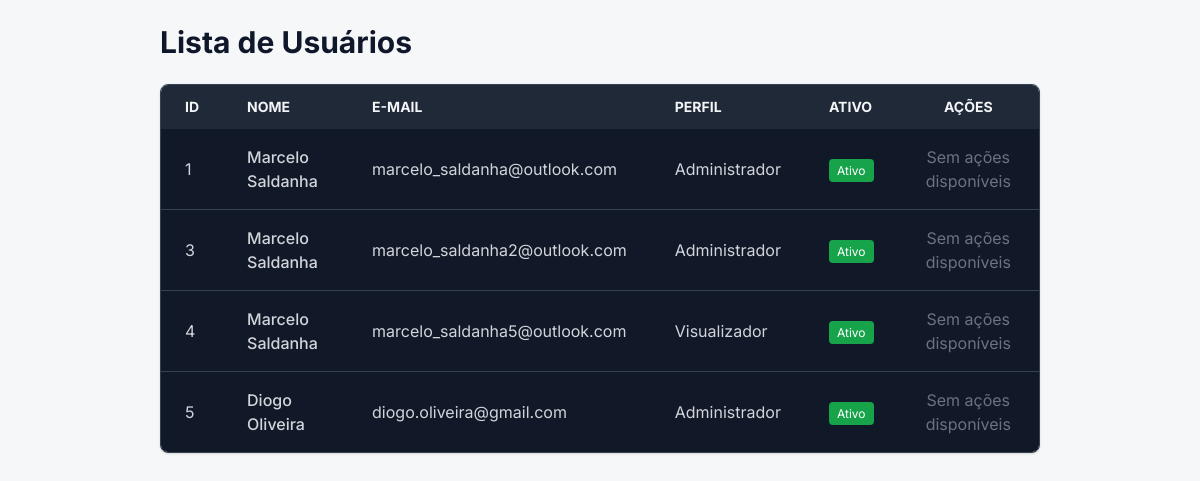
/users/list/, run on the app's committed database.
### users/models.py (models this page shows, shortened)
class Users(AbstractUser):
    email = models.EmailField('E-mail', unique=True)
    USERNAME_FIELD = 'email'
    REQUIRED_FIELDS = ['first_name', 'last_name', 'username']
    choices_perfil = [
        ('', 'Selecione um perfil'),
        ('full', 'Administrador'),
        ('basic', 'Básico'),
        ('view', 'Visualizador'),
    ]
    perfil = models.CharField(max_length=10, choices=choices_perfil)
    objects = UserManager()

### users/views.py (the view)
# urls.py: path("list/", views.list_users_view, name="list_users"),
@has_permission_decorator('view_content')
def list_users_view(request):
    users = Users.objects.all()
    return render(request, "users/list_users.html", {"usuarios": users})

### users/templates/users/list_users.html (shortened to what this page needs)
{% extends "base.html" %}
{% block content %}
<div class="flex items-center justify-between mb-6">
    <h3 class="text-3xl font-bold">Lista de Usuários</h3>
</div>
<div class="overflow-x-auto rounded-lg shadow border border-gray-700">
    <table class="min-w-full text-left text-gray-300">
        <thead class="bg-gray-800 text-gray-100 uppercase text-sm">
            <tr>
                <th class="px-6 py-3">ID</th>
                <th class="px-6 py-3">Nome</th>
                <th class="px-6 py-3">E-mail</th>
                <th class="px-6 py-3">Perfil</th>
                <th class="px-6 py-3">Ativo</th>
                <th class="px-6 py-3 text-center">Ações</th>
            </tr>
        </thead>
        <tbody class="bg-gray-900 divide-y divide-gray-700">
            {% for user in usuarios %}
            <tr class="hover:bg-gray-800 transition">
                <td class="px-6 py-4">{{ user.id }}</td>
                <td class="px-6 py-4 font-medium">{{ user.first_name }} {{ user.last_name }}</td>
                <td class="px-6 py-4">{{ user.email }}</td>
                <td class="px-6 py-4">{{ user.get_perfil_display }}</td>
                <td class="px-6 py-4">
                    {% if user.is_active %}
                    <span class="px-2 py-1 bg-green-600 text-white rounded text-xs">Ativo</span>
                    {% else %}
                    <span class="px-2 py-1 bg-red-600 text-white rounded text-xs">Inativo</span>
                    {% endif %}
                </td>
                {% if request.user.perfil == 'full' %}
                <td class="px-6 py-4 flex justify-center gap-2">
                    <a href="{% url 'edit_user' user.id %}" class="text-blue-400 hover:text-blue-200 transition">
                        Editar
                    </a>
                    <a href="{% url 'delete_user' user.id %}" class="text-red-400 hover:text-red-200 transition">
                        Excluir
                    </a>
                </td>
                {% else %}
                <td class="px-6 py-4 text-center text-gray-500">
                    Sem ações disponíveis
                </td>
                {% endif %}
            </tr>
            {% empty %}
            <tr>
                <td colspan="6" class="text-center py-6 text-gray-500">
                    Nenhum usuário cadastrado.
                </td>
            </tr>
            {% endfor %}
        </tbody>
    </table>
</div>
{% endblock %}

### data on the page
Users: id "1", first_name "Marcelo", last_name "Saldanha", email "marcelo_saldanha@outlook.com", perfil "Administrador", is_active "Ativo"
Users: id "3", first_name "Marcelo", last_name "Saldanha", email "marcelo_saldanha2@outlook.com", perfil "Administrador", is_active "Ativo"
Users: id "4", first_name "Marcelo", last_name "Saldanha", email "marcelo_saldanha5@outlook.com", perfil "Visualizador", is_active "Ativo"
Users: id "5", first_name "Diogo", last_name "Oliveira", email "diogo.oliveira@gmail.com", perfil "Administrador", is_active "Ativo"
